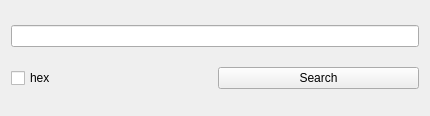
<?xml version="1.0" encoding="UTF-8"?>
<ui version="4.0">
    <class>searchform</class>
    <widget class="QWidget" name="searchform">
        <property name="geometry">
            <rect>
                <x>0</x>
                <y>0</y>
                <width>430</width>
                <height>116</height>
            </rect>
        </property>
        <property name="windowTitle">
            <string>Search</string>
        </property>
        <layout class="QGridLayout" name="gridLayout">
            <item row="1" column="1">
                <widget class="QPushButton" name="pushButton">
                    <property name="text">
                        <string>Search</string>
                    </property>
                </widget>
            </item>
            <item row="0" column="0" colspan="2">
                <widget class="QLineEdit" name="lineEdit"/>
            </item>
            <item row="1" column="0">
                <widget class="QCheckBox" name="checkHex">
                    <property name="text">
                        <string>hex</string>
                    </property>
                </widget>
            </item>
        </layout>
    </widget>
    <tabstops>
        <tabstop>lineEdit</tabstop>
        <tabstop>checkHex</tabstop>
        <tabstop>pushButton</tabstop>
    </tabstops>
    <resources/>
    <connections/>
</ui>
